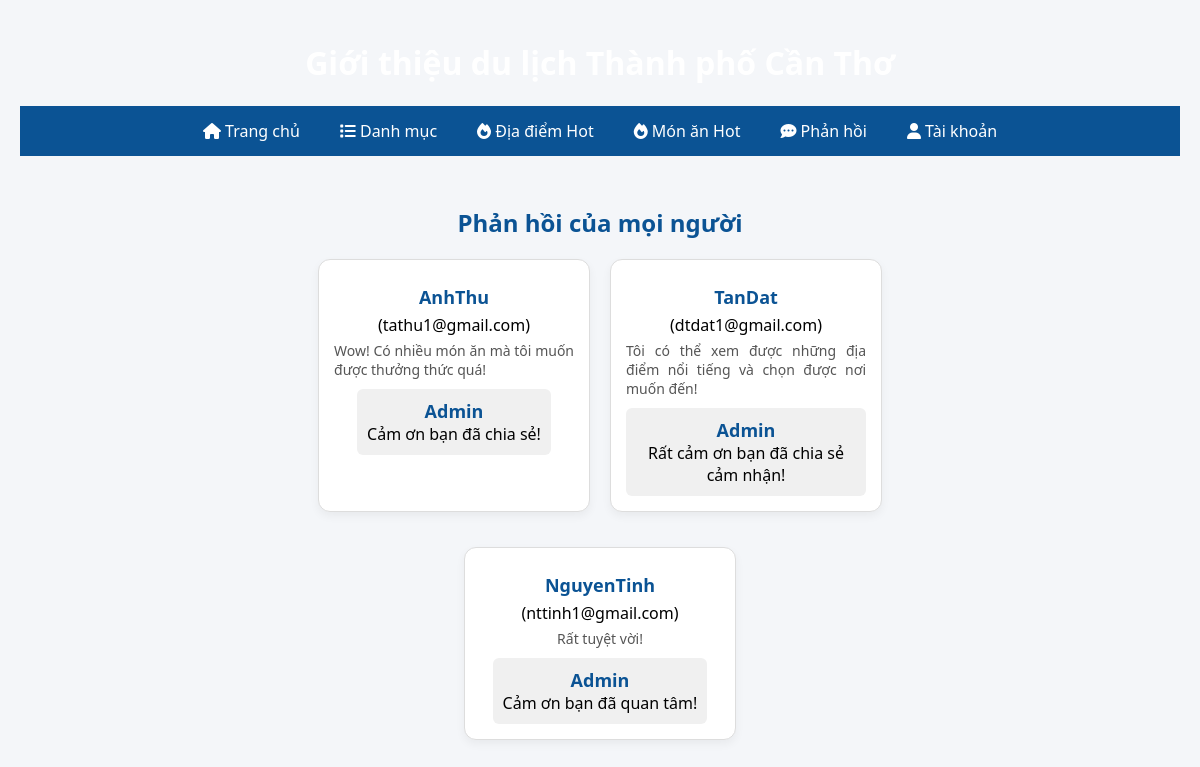
The app's page /Dulich/phanhoi.php with its own data.
### tables this page shows
CREATE TABLE `phan_hoi` (
  `id` int(11) NOT NULL,
  `username` varchar(255) DEFAULT NULL,
  `email` varchar(100) DEFAULT NULL,
  `noi_dung` text DEFAULT NULL,
  `tra_loi` text DEFAULT NULL,
  `admin_tra_loi` text DEFAULT NULL
);

### Dulich/phanhoi.php (the view, shortened to what this page needs)
<?php
include("config.php");
$result = $conn->query("SELECT * FROM phan_hoi ORDER BY id DESC");
?>
<?php include("header.php"); ?>
<!DOCTYPE html>
<html lang="vi">
<head>
    <link rel="stylesheet" href="style.css">
</head>
<body>
<div class="main-content">
    <h2>Phản hồi của mọi người</h2>
    <ul class="phanhoi-list">
        <?php while ($row = $result->fetch_assoc()): ?>
            <li>
                <strong><?= htmlspecialchars($row['username']); ?></strong> (<?= htmlspecialchars($row['email']); ?>)<br>
                <p><?= nl2br(htmlspecialchars($row['noi_dung'])); ?></p>
                <?php if (!empty($row['admin_tra_loi'])): ?>
                    <div class="phanhoi-admin-reply">
                        <strong>Admin</strong><br>
                        <?= nl2br(htmlspecialchars($row['admin_tra_loi'])); ?>
                    </div>
                <?php endif; ?>
            </li>
        <?php endwhile; ?>
    </ul>
</div>
</body>
</html>

### Dulich/style.css (style rules this page uses)
body { font-family: 'Segoe UI', Tahoma, Geneva, Verdana, sans-serif; margin: 0; padding: 0; background: #f4f6f9; }
.main-content { max-width: 1200px; margin: 30px auto; padding: 0 20px; }
.main-content h2 { text-align: center; color: #0b5394; margin-bottom: 20px; }
.main-content ul { list-style: none; padding: 0; display: flex; flex-wrap: wrap; gap: 20px; justify-content: center; }
.main-content ul li { background: white; border: 1px solid #ddd; padding: 15px; width: 240px; border-radius: 12px; transition: transform 0.3s, box-shadow 0.3s; display: flex; flex-direction: column; align-items: center; }
.main-content ul li strong { font-size: 18px; color: #0b5394; margin: 10px 0 5px; }
.main-content ul li p { margin: 5px 0 0; color: #555; font-size: 14px; text-align: justify; }
.phanhoi-list { list-style: none; padding: 0; max-width: 800px; margin: 0 auto; }
.phanhoi-list li { background: white; border: 1px solid #ddd; padding: 15px; margin-bottom: 15px; border-radius: 10px; box-shadow: 0 4px 10px rgba(0,0,0,0.05); }
.phanhoi-list li strong { color: #0b5394; }
.phanhoi-list li p { margin: 8px 0 0; color: #333; text-align: justify; }
.phanhoi-admin-reply { background: #f0f0f0; padding: 10px; border-radius: 6px; margin-top: 10px; text-align: center; }

### records on screen
phan_hoi: username "AnhThu", email "tathu1@gmail.com", noi_dung "Wow! Có nhiều món ăn mà tôi muốn được thưởng thức quá!", admin_tra_loi "Cảm ơn bạn đã chia sẻ!"
phan_hoi: username "TanDat", email "dtdat1@gmail.com", noi_dung "Tôi có thể xem được những địa điểm nổi tiếng và chọn được nơi muốn đến!", admin_tra_loi "Rất cảm ơn bạn đã chia sẻ cảm nhận!"
phan_hoi: username "NguyenTinh", email "nttinh1@gmail.com", noi_dung "Rất tuyệt vời!", admin_tra_loi "Cảm ơn bạn đã quan tâm!"
